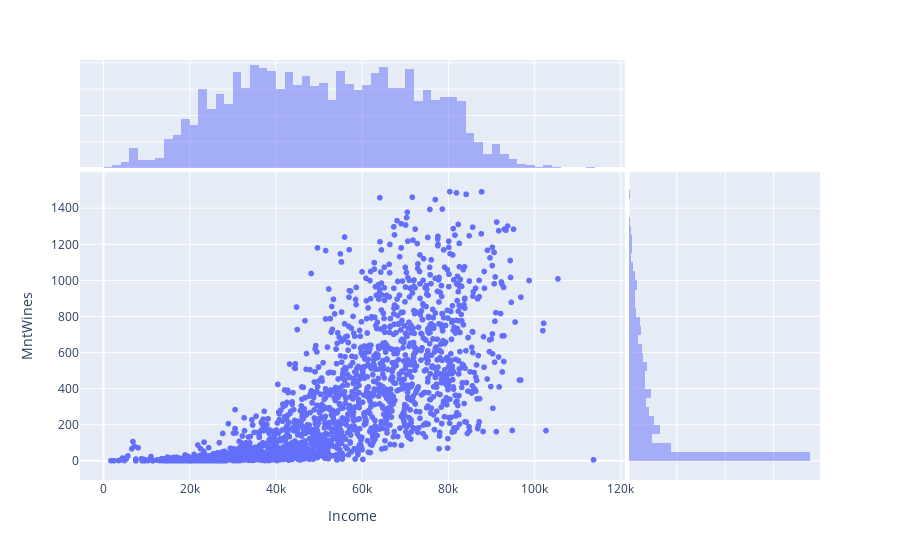

This figure's notebook cell:
### Markdown cell above
### Question 3: Does income differentiate customers who purchase wine?

**Process**: We use again `df_trimmed` to create a more meaningful plot and use a scatter p plot along with histograms using `x` and `y` marginals to obtain a quick look at the distributions.

### Code cell
df_trimmed = df[df["Income"] <= 150_000]
px.scatter(df_trimmed, x='Income', y='MntWines', marginal_x="histogram", marginal_y="histogram")

### Figure 1 — Plotly figure (JSON) as saved in the notebook; plotly's stock layout.template omitted (floating-point values rounded to 4 significant figures; data arrays with more than 128 entries replaced by an {"elided": "..."} marker saying what was removed)
{"data": [{"hovertemplate": "Income=%{x}<br>MntWines=%{y}<extra></extra>", "legendgroup": "", "marker": {"color": "#636efa", "symbol": "circle"}, "mode": "markers", "name": "", "showlegend": false, "type": "scattergl", "x": {"elided": "2208 int values"}, "xaxis": "x", "y": {"elided": "2208 int values"}, "yaxis": "y"}, {"alignmentgroup": "True", "bingroup": "x", "hovertemplate": "Income=%{x}<br>count=%{y}<extra></extra>", "legendgroup": "", "marker": {"color": "#636efa"}, "name": "", "offsetgroup": "", "opacity": 0.5, "showlegend": false, "type": "histogram", "x": {"elided": "2208 int values"}, "xaxis": "x3", "yaxis": "y3"}, {"alignmentgroup": "True", "bingroup": "y", "hovertemplate": "MntWines=%{y}<br>count=%{x}<extra></extra>", "legendgroup": "", "marker": {"color": "#636efa"}, "name": "", "offsetgroup": "", "opacity": 0.5, "showlegend": false, "type": "histogram", "xaxis": "x2", "y": {"elided": "2208 int values"}, "yaxis": "y2"}], "layout": {"barmode": "overlay", "legend": {"tracegroupgap": 0}, "margin": {"t": 60}, "xaxis": {"anchor": "y", "domain": [0, 0.7363], "title": {"text": "Income"}}, "xaxis2": {"anchor": "y2", "domain": [0.7413, 1], "matches": "x2", "showgrid": true, "showline": false, "showticklabels": false, "ticks": ""}, "xaxis3": {"anchor": "y3", "domain": [0, 0.7363], "matches": "x", "showgrid": true, "showticklabels": false}, "xaxis4": {"anchor": "y4", "domain": [0.7413, 1], "matches": "x2", "showgrid": true, "showline": false, "showticklabels": false, "ticks": ""}, "yaxis": {"anchor": "x", "domain": [0, 0.7326], "title": {"text": "MntWines"}}, "yaxis2": {"anchor": "x2", "domain": [0, 0.7326], "matches": "y", "showgrid": true, "showticklabels": false}, "yaxis3": {"anchor": "x3", "domain": [0.7426, 1], "matches": "y3", "showgrid": true, "showline": false, "showticklabels": false, "ticks": ""}, "yaxis4": {"anchor": "x4", "domain": [0.7426, 1], "matches": "y3", "showgrid": true, "showline": false, "showticklabels": false, "ticks": ""}}}
